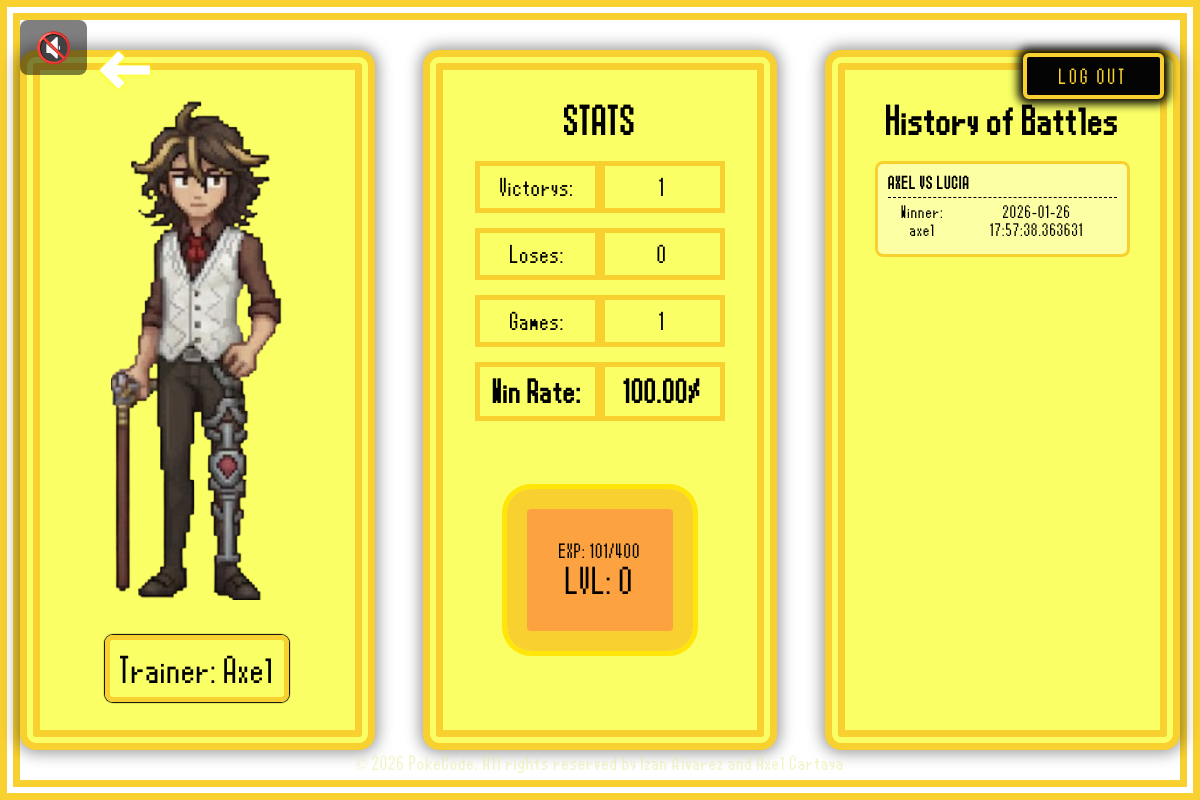
Page /Profile (signed in) on the earlier database version.
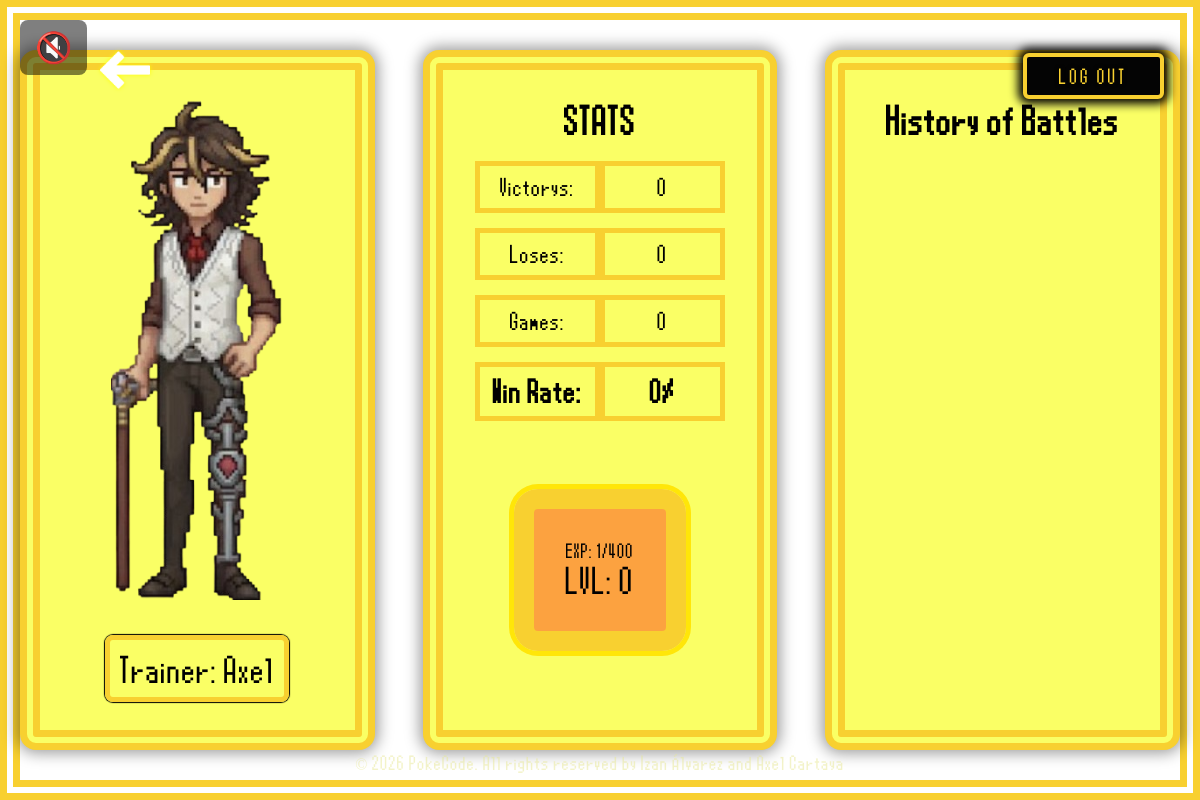
Same page on the later database version.
### app/models/battle_db.py (models this page shows)
class Battle_db(db.Model):
    __tablename__="battle_db"
    id=db.Column(db.Integer, primary_key=True)
    trainer_1 = db.Column(db.String, nullable=False)
    trainer_2 = db.Column(db.String, nullable=False)
    pokemon_1 = db.Column(db.String, nullable=False)
    pokemon_2 = db.Column(db.String, nullable=False)
    date=db.Column(db.DateTime, default=datetime.now, nullable=False)
    winner = db.Column(db.String, nullable=False)
    loser = db.Column(db.String, nullable=False)
    participates=db.relationship("Participates", back_populates="battle_db")

### app/routes/home_routes.py (the view)
@home_bp.route('/Profile')
def profile():
    trainer1 = session.get("trainer")["name"]
    battles = get_battles_by_trainer(trainer1)
    return render_template('profile.html', current_year=current_year, battles=battles)

### app/repositories/battle_repo.py (called while the page is built)
def get_battles_by_trainer(trainer):
    battles=Battle_db.query.filter_by(trainer_1=trainer).all()
    return battles

### app/templates/profile.html (shortened to what this page needs)
{% extends "base.html" %}  {%block styles%}
<link
  rel="stylesheet"
  href="{{url_for('static', filename='css/profile.css')}}"
/>
{%endblock%} {%block header%}
<div class="back-button-container">
  <a href="{{url_for('pokemon.pokedex')}}">
    <img
      src="{{url_for('static', filename='images/pokemon_details-page/flecha.png')}}"
      alt=""
    />
  </a>
</div>
{%endblock%} {%block content%}
<a href="{{url_for('home.log_out')}}" id="log-out">LOG OUT</a>
<div class="high-container">
  <div class="container">
    <div class="img-container">
      <img
        id="triner-img"
        src="{{url_for('static', filename='images/profile-page/trainers/' + session.trainer.skin + '.png')}}"
        alt="trainer"
      />
    </div>
    <p class="name">Trainer: {{session.trainer.name.capitalize() }}</p>
  </div>
  <div class="container">
    <h1>STATS</h1>
    <div class="stat-container">
      <div class="victorys">
        <span>Victorys:</span>
        <span>{{session.trainer.wins}}</span>
      </div>
      <div class="loses">
        <span>Loses:</span>
        <span>{{session.trainer.loses}}</span>
      </div>
      <div class="games">
        <span>Games:</span>
        <span>{{session.trainer.wins+session.trainer.loses}}</span>
      </div>
      <div class="win-rate">
        <span>Win rate:</span>
        <span
          >{% if session.trainer.wins+session.trainer.loses == 0 %} 0% {% else
          %} {{ '%.2f' % (session.trainer.wins * 100 / (session.trainer.wins +
          session.trainer.loses)) }}% {% endif %}
        </span>
      </div>
    </div>
    <div class="lvl">
      <span id="exp">EXP: {{ session.trainer.exp % 400 }}/400</span>
      <span id="level"
        >LVL: {{(session.trainer.exp/400) | round(0, method='floor') |
        int}}</span
      >
    </div>
  </div>
  <div class="container">
    <h1>History of Battles</h1>
    <div class="battles-list-container">
      {% for battle in battles %}
      <a
        href="{{ url_for('home.battle_details', battle_id=battle.id) }}"
        class="battle"
      >
        <div class="battle-info-row battle-vs">
          {{ battle.trainer_1 }} VS {{ battle.trainer_2 }}
        </div>
        <div class="battle-info-row">
          <span>Winner: {{ battle.winner }}</span>
          <span>{{ battle.date }}</span>
        </div>
      </a>
      {% endfor %}
    </div>
  </div>
</div>
{%endblock%}

### app/templates/base.html (shortened to what this page needs)
<!DOCTYPE html>
<html lang="en">
  <head>
    <link
      rel="stylesheet"
      href="{{url_for('static', filename='css/base.css')}}"
    />
    {%block styles%} {%endblock%}
  </head>
  <body>
    <header>{%block header%}{%endblock%}</header>
    <main>
      <button id="muteBtn">🔇</button>
      {%block content%} {%endblock%}
    </main>
    <footer class="footer-container">
      <p>
        &copy; {{current_year}} PokeCode. All rights reserved by Izan Álvarez
        and Axel Cartaya
      </p>
    </footer>
  </body>
</html>

### app/static/css/base.css (style rules this page uses)
* { margin: 0; padding: 0; box-sizing: border-box; cursor: url("http://www.rw-designer.com/cursor-extern.php?id=143023"), auto; }
body { min-height: 100vh; font-family: 'Pokemon X and Y'; letter-spacing: 1px; }
.footer-container { position: fixed; bottom: 0; width: 100%; text-align: center; padding: 10px 0; color: rgba(230, 230, 146, 0.496); }
#muteBtn { position: fixed; top: 20px; left: 20px; font-size: 30px; background: rgba(0, 0, 0, 0.5); color: #fff; border: none; border-radius: 8px; padding: 10px 15px; cursor: pointer; z-index: 10; }

### app/static/css/profile.css (style rules this page uses)
body { background-image: url(../images/profile-page/bg.png); background-size: cover; background-repeat: no-repeat; background-position: center; }
.high-container { min-height: 100vh; display: flex; justify-content: center; align-items: center; gap: 3rem; box-shadow: 0 0 15px 3px rgba(0, 0, 0, 0.401); border: 20px double #f8d030; }
.container { padding: 30px; display: flex; flex-direction: column; align-items: center; background-color: rgb(250, 255, 101); width: 100%; height: 700px; max-width: 400px; text-align: center; gap: 20px; box-shadow: 0 0 15px 3px rgba(0, 0, 0, 0.401); border: 20px double #f8d030; border-radius: 1rem; }
#triner-img { height: 100%; }
.img-container { margin-bottom: 15px; transition: 0.2s ease-in-out; height: 500px; }
.name { font-size: 30px; padding: 0.6rem; border: 5px solid #f8d030; border-radius: 8px; box-shadow: 0 0 1px 1px rgb(0, 0, 0); }
#log-out { position: absolute; right: 3%; top: 0%; margin-top: 53px; padding: 0.5rem 2rem; background-color: rgba(4, 4, 4); font-family: "Pokemon X and Y"; font-size: 17px; letter-spacing: 3px; color: #f8d030; border: 4px solid #f8d030; box-shadow: 0px 0px 10px 5px rgb(0, 0, 0); text-shadow: 0px 0px 4px rgb(3, 3, 3); border-radius: 6px; text-decoration: none; text-transform: capitalize; cursor: pointer; }
.stat-container { display: flex; flex-direction: column; align-items: center; gap: 15px; }
.stat-container div { display: flex; justify-content: space-between; width: 250px; }
.stat-container span { font-size: 20px; text-transform: capitalize; border: 5px solid #f8d030; width: 150px; text-align: center; padding: 0.5rem; }
.win-rate > span { font-size: 26px; font-weight: bold; }
footer { margin-bottom: 1rem; }
.lvl { background-color: rgba(255, 0, 0, 0.363); display: flex; flex-direction: column; border-radius: 30%; padding: 2rem; border: 20px solid #f8d030; border-radius: 1.5rem; margin-top: 3rem; box-shadow: 0 0 0px 5px #ffe608; }
#level { font-size: 30px; }
.back-button-container { max-width: 50px; position: absolute; top: 45px; left: 100px; }
.back-button-container img { max-width: 50px; filter: drop-shadow(0 0px 2px yellow); cursor: pointer; }

Differences in the rows shown:
removed Battle_db: trainer_1 "AXEL", trainer_2 "LUCIA", winner "axel", date "2026-01-26 17:57:38.363631"
Other differences:
{{ session.trainer.wins }}: "1" → "0"
{{ session.trainer.wins+session.trainer.loses }}: "1" → "0"
{{ session.trainer.exp % 400 }}: "101" → "1"
text no longer shown: "100.00 %"
text now shown: "0%"
